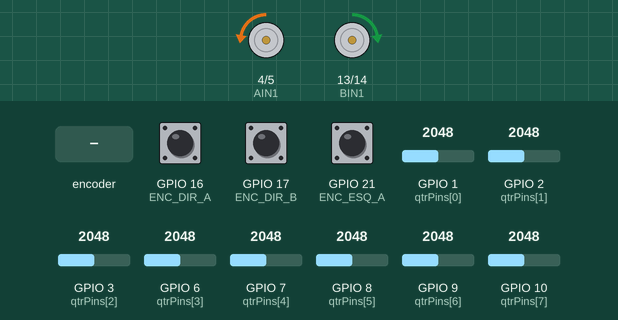
A sketch run on a simulated ESP32-S3. Parts: motor-driver pin pairs drawn as motors (green arrow = first pin HIGH = forward, orange = second pin HIGH = backward, longer = more drive, scaled by the enable pin). Inputs (shaded band) come from the test bench; at power-on: GPIO 1 (qtrPins[0]) = 2048, GPIO 7 (qtrPins[4]) = 2048, GPIO 10 (qtrPins[7]) = 2048, GPIO 8 (qtrPins[5]) = 2048, GPIO 3 (qtrPins[2]) = 2048, GPIO 2 (qtrPins[1]) = 2048, GPIO 6 (qtrPins[3]) = 2048, GPIO 9 (qtrPins[6]) = 2048, GPIO 16 (ENC_DIR_A) HIGH, GPIO 17 (ENC_DIR_B) HIGH, GPIO 21 (ENC_ESQ_A) HIGH (analog values on the 0–4095 scale).

Above: at 1.07 s.
1.3 s: rotary encoder on GPIO 16 (ENC_DIR_A) / GPIO 17 (ENC_DIR_B) turned 2 steps (second pin leading)
3.2 s: GPIO 1 (qtrPins[0]) set to 2866
At 3.5 s:
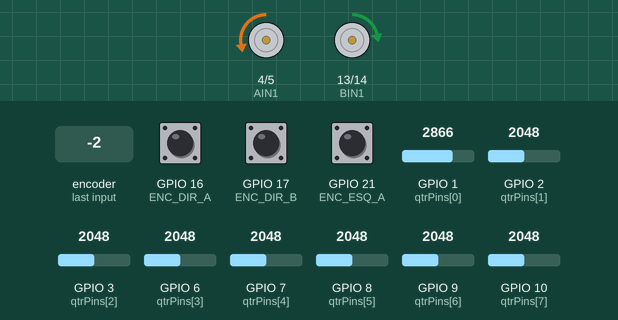
4.7 s: GPIO 7 (qtrPins[4]) set to 2866
At 5.0 s:
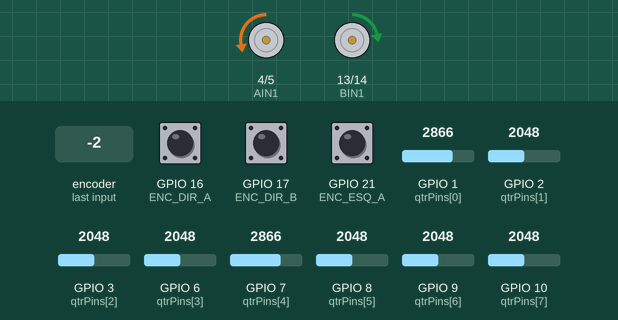
6.2 s: GPIO 10 (qtrPins[7]) set to 2866
At 7.3 s:
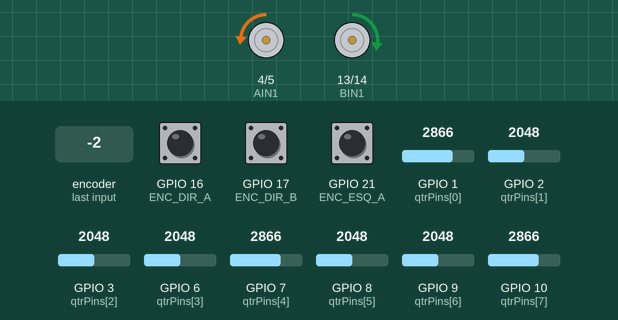
7.7 s: GPIO 8 (qtrPins[5]) set to 2866
At 8.1 s:
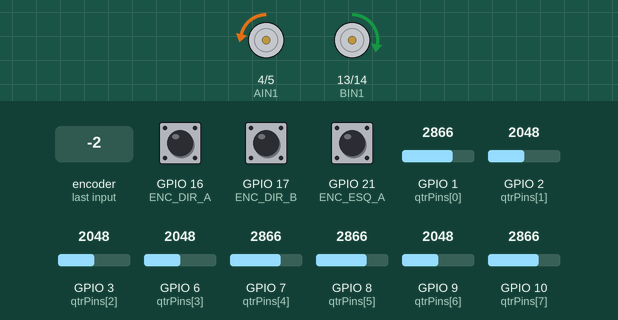
9.2 s: GPIO 3 (qtrPins[2]) set to 2866
At 9.5 s:
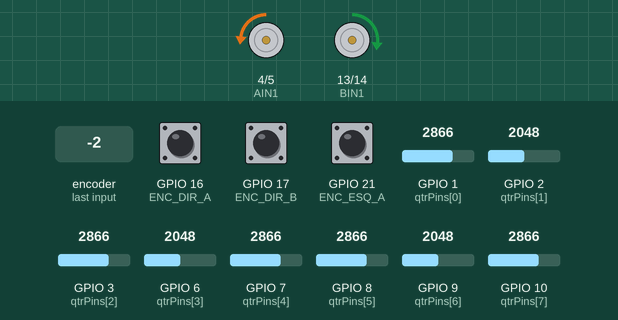
Timing chart, 0 to 11.7 s (numbered marks = the images above; inputs shaded):
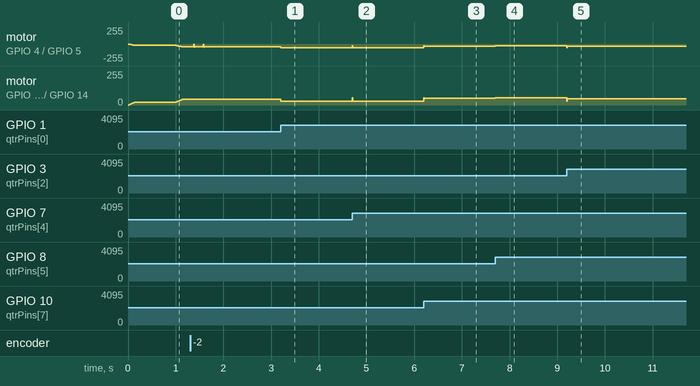

The sketch:

07-maze.ino
```cpp
/*
========================================================
  07-maze-hibrido-ajustado-aos-teus-sensores.ino
  Híbrido Encoder + QTR
  Ajustado aos valores reais do teu QTR
========================================================
*/

#include <Arduino.h>

// ======================================================
// ===================== MOTORES =========================
// ======================================================

#define AIN1 4
#define AIN2 5
#define PWMA 12

#define BIN1 13
#define BIN2 14
#define PWMB 15

#define PWM_FREQ 20000
#define PWM_RES 8
#define PWM_LIMIT 55   // limite físico (anti-salto)

// ======================================================
// ===================== ENCODERS ========================
// ======================================================

#define ENC_DIR_A 16
#define ENC_DIR_B 17
#define ENC_ESQ_A 21
#define ENC_ESQ_B 42

volatile long contadorDir = 0;
volatile long contadorEsq = 0;

// ======================================================
// ===================== QTR =============================
// ======================================================

const int qtrPins[8] = {1,2,3,6,7,8,9,10};
int sensorValues[8];

#define CENTER_POSITION 3500

float Kp_line = 0.5;
float Kd_line = 4.0;
float lastLineError = 0;

// ======================================================
// ===================== GEOMETRIA =======================
// ======================================================

#define PULSOS_CELULA 507

// ======================================================
// ===================== PID VELOCIDADE ==================
// ======================================================

float Kp_vel = 0.5;
float Ki_vel = 0.003;
float Kd_vel = 0.04;

float integralDir = 0, integralEsq = 0;
float lastErroDir = 0, lastErroEsq = 0;

long lastDir = 0, lastEsq = 0;

// ======================================================
// ===================== CONTROLO ========================
// ======================================================

const int SPEED_MAX = 28;
const int SPEED_MIN = 20;

const int brakeZone = 140;
const int accelStep = 1;

int baseSpeedTarget = 0;
int baseSpeedCurrent = 0;
int correction = 0;

unsigned long tempoArranque = 0;
bool arranqueSuave = true;

// ======================================================
// ===================== ESTADOS =========================
// ======================================================

enum EstadoMaze {
  AVANCAR,
  TRAVAR
};

EstadoMaze estadoAtual = AVANCAR;
long alvoPulsos = PULSOS_CELULA;

// ======================================================
// ===================== ENCODER ISR =====================
// ======================================================

void IRAM_ATTR encoderDir_ISR() {
  if (digitalRead(ENC_DIR_B)) contadorDir++;
  else contadorDir--;
}

void IRAM_ATTR encoderEsq_ISR() {
  if (digitalRead(ENC_ESQ_B)) contadorEsq--;
  else contadorEsq++;
}

// ======================================================
// ===================== UTIL ============================
// ======================================================

void resetEncoders() {
  contadorDir = 0;
  contadorEsq = 0;
  lastDir = 0;
  lastEsq = 0;
  integralDir = 0;
  integralEsq = 0;
}

void definirFrente() {
  digitalWrite(AIN1, LOW);
  digitalWrite(AIN2, HIGH);
  digitalWrite(BIN1, HIGH);
  digitalWrite(BIN2, LOW);
}

// ======================================================
// ===================== LEITURA QTR (AJUSTADA) =========
// ======================================================

float readLinePosition() {

  long weightedSum = 0;
  long total = 0;

  for(int i=0;i<8;i++){

    int raw = analogRead(qtrPins[i]);

    // Branco ~600
    // Preto  ~3200-4095
    int value = map(raw, 600, 4095, 0, 1000);
    value = constrain(value, 0, 1000);

    weightedSum += (long)value * (i * 1000);
    total += value;
  }

  if(total < 100)
    return CENTER_POSITION;

  return (float)weightedSum / total;
}

// ======================================================
// ===================== PID VELOCIDADE ==================
// ======================================================

int calcularPID(float target, float vel,
                float &integral, float &lastErro) {

  float erro = target - vel;

  integral += erro;
  integral = constrain(integral, -120, 120);

  float deriv = erro - lastErro;
  lastErro = erro;

  return Kp_vel*erro + Ki_vel*integral + Kd_vel*deriv;
}

// ======================================================
// ===================== VELOCIDADE REAL =================
// ======================================================

void calcularVelocidade(float &velDir, float &velEsq) {

  long deltaDir = contadorDir - lastDir;
  long deltaEsq = contadorEsq - lastEsq;

  lastDir = contadorDir;
  lastEsq = contadorEsq;

  velDir = deltaDir * 100.0;
  velEsq = deltaEsq * 100.0;
}

// ======================================================
// ===================== OUTPUT MOTORES ==================
// ======================================================

void updateRamp() {

  if (baseSpeedCurrent < baseSpeedTarget)
    baseSpeedCurrent += accelStep;
  else if (baseSpeedCurrent > baseSpeedTarget)
    baseSpeedCurrent -= accelStep;
}

void applyMotorOutput() {

  float velDir, velEsq;
  calcularVelocidade(velDir, velEsq);

  int ajusteDir = calcularPID(baseSpeedCurrent - correction,
                              velDir,
                              integralDir,
                              lastErroDir);

  int ajusteEsq = calcularPID(baseSpeedCurrent + correction,
                              velEsq,
                              integralEsq,
                              lastErroEsq);

  int pwmDir = constrain(baseSpeedCurrent + ajusteDir, 0, PWM_LIMIT);
  int pwmEsq = constrain(baseSpeedCurrent + ajusteEsq, 0, PWM_LIMIT);

  ledcWrite(PWMA, pwmDir);
  ledcWrite(PWMB, pwmEsq);
}

// ======================================================
// ===================== CONTROL LOOP ====================
// ======================================================

void controlUpdate() {

  definirFrente();

  float pos = readLinePosition();
  float lineError = pos - CENTER_POSITION;

  float deriv = lineError - lastLineError;
  lastLineError = lineError;

  correction = Kp_line * lineError + Kd_line * deriv;
  correction = constrain(correction, -25, 25);

  long progresso = abs(contadorDir);
  long restante = alvoPulsos - progresso;

  if (arranqueSuave) {

    baseSpeedTarget = 15;

    if (millis() - tempoArranque > 1000)
      arranqueSuave = false;
  }
  else {

    if (restante < brakeZone) {
      float fator = (float)restante / brakeZone;
      baseSpeedTarget = SPEED_MIN +
                        (SPEED_MAX - SPEED_MIN) * fator;
    } else {
      baseSpeedTarget = SPEED_MAX;
    }
  }

  if (progresso >= alvoPulsos)
    estadoAtual = TRAVAR;

  if (estadoAtual == TRAVAR) {

    baseSpeedTarget = 0;

    if (abs(baseSpeedCurrent) < 2) {
      resetEncoders();
      estadoAtual = AVANCAR;
      arranqueSuave = true;
      tempoArranque = millis();
    }
  }

  updateRamp();
  applyMotorOutput();
}

// ======================================================
// ===================== SETUP ===========================
// ======================================================

unsigned long lastUpdate = 0;
const unsigned long CONTROL_INTERVAL = 10;

void setup() {

  Serial.begin(115200);

  pinMode(AIN1, OUTPUT);
  pinMode(AIN2, OUTPUT);
  pinMode(BIN1, OUTPUT);
  pinMode(BIN2, OUTPUT);

  ledcAttach(PWMA, PWM_FREQ, PWM_RES);
  ledcAttach(PWMB, PWM_FREQ, PWM_RES);

  analogReadResolution(12);

  for(int i=0;i<8;i++)
    pinMode(qtrPins[i], INPUT);

  pinMode(ENC_DIR_A, INPUT_PULLUP);
  pinMode(ENC_DIR_B, INPUT_PULLUP);
  pinMode(ENC_ESQ_A, INPUT_PULLUP);
  pinMode(ENC_ESQ_B, INPUT_PULLUP);

  attachInterrupt(digitalPinToInterrupt(ENC_DIR_A), encoderDir_ISR, RISING);
  attachInterrupt(digitalPinToInterrupt(ENC_ESQ_A), encoderEsq_ISR, RISING);

  resetEncoders();
  tempoArranque = millis();
}

// ======================================================
// ===================== LOOP ============================
// ======================================================

void loop() {

  if (millis() - lastUpdate >= CONTROL_INTERVAL) {
    lastUpdate = millis();
    controlUpdate();
  }
}
```

Measured:
- after the input at 3.2 s, motor on GPIO 4 (AIN1) / GPIO 5 (AIN2): backward 42/255 → backward 54/255 at once; motor on GPIO 13 (BIN1) / GPIO 14 (BIN2): forward 42/255 → forward 29/255 at once
- after the input at 4.7 s, motor on GPIO 4 (AIN1) / GPIO 5 (AIN2): backward 54/255 → backward 28/255 at once, → backward 55/255 0.01 s later, → backward 54/255 0.01 s later; motor on GPIO 13 (BIN1) / GPIO 14 (BIN2): forward 29/255 → forward 55/255 at once, → forward 28/255 0.01 s later, → forward 29/255 0.01 s later
- after the input at 6.2 s, motor on GPIO 4 (AIN1) / GPIO 5 (AIN2): backward 54/255 → backward 35/255 at once; motor on GPIO 13 (BIN1) / GPIO 14 (BIN2): forward 29/255 → forward 49/255 at once
- after the input at 7.7 s, motor on GPIO 4 (AIN1) / GPIO 5 (AIN2): backward 35/255 → backward 29/255 at once; motor on GPIO 13 (BIN1) / GPIO 14 (BIN2): forward 49/255 → forward 54/255 at once
- after the input at 9.2 s, motor on GPIO 4 (AIN1) / GPIO 5 (AIN2): backward 29/255 → backward 35/255 at once; motor on GPIO 13 (BIN1) / GPIO 14 (BIN2): forward 54/255 → forward 48/255 at once
